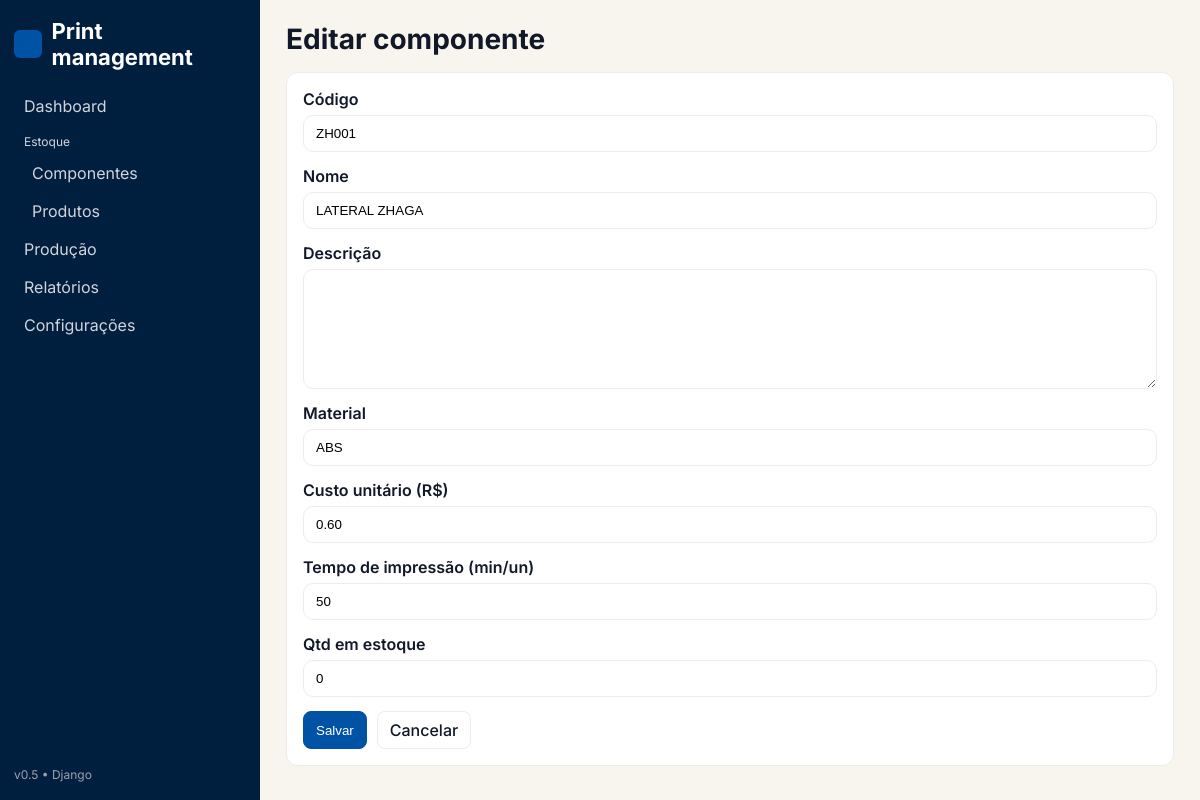
Screenshot of /componentes/1/editar/ with the database file from the repository.
### core/models.py (models this page shows, shortened)
class Component(models.Model):
    code = models.CharField("Código", max_length=32, unique=True)
    name = models.CharField("Nome", max_length=120)
    description = models.TextField("Descrição", blank=True)
    material = models.CharField("Material", max_length=60, blank=True)
    unit_cost = models.DecimalField("Custo unitário (R$)", max_digits=10, decimal_places=2, default=0)
    production_time = models.DurationField("Tempo de produção", default=timedelta())
    print_time_min = models.PositiveIntegerField("Tempo de impressão (min/un)", default=0)
    qty_on_hand = models.PositiveIntegerField("Qtd em estoque", default=0)
    created_at = models.DateTimeField(auto_now_add=True)
    updated_at = models.DateTimeField(auto_now=True)
    class Meta:
        ordering = ["code"]

### core/views.py (the view)
# urls.py: path("componentes/<int:pk>/editar/", v.componentes_edit, name="componentes-edit"),
def componentes_edit(request, pk):
    obj = get_object_or_404(Component, pk=pk)
    if request.method == "POST":
        form = ComponentForm(request.POST, instance=obj)
        if form.is_valid():
            obj = form.save()
            messages.success(request, f"Componente “{obj.name}” atualizado.")
            return redirect("estoque-componentes")
    else:
        form = ComponentForm(instance=obj)
    return render(request, "componentes_form.html", {"form": form, "obj": obj})

### core/forms.py
class ComponentForm(forms.ModelForm):
    class Meta:
        model = Component
        fields = ['code', 'name', 'description', 'material', 'unit_cost', 'print_time_min', 'qty_on_hand']
        widgets = {
            'description': forms.Textarea(attrs={'rows':3}),
        }

### templates/componentes_form.html (shortened to what this page needs)
{% extends "base.html" %}
{% block content %}
<div class="page-header"><div class="page-title">{% if form.instance.pk %}Editar componente{% else %}Criar componente{% endif %}</div></div>
<form method="post" class="block form">
  <div class="field"><label for="{{ form.code.id_for_label }}">Código</label>{{ form.code }}{% if form.code.errors %}<div class="error">{{ form.code.errors|striptags }}</div>{% endif %}</div>
  <div class="field"><label for="{{ form.name.id_for_label }}">Nome</label>{{ form.name }}{% if form.name.errors %}<div class="error">{{ form.name.errors|striptags }}</div>{% endif %}</div>
  <div class="field"><label for="{{ form.description.id_for_label }}">Descrição</label>{{ form.description }}{% if form.description.errors %}<div class="error">{{ form.description.errors|striptags }}</div>{% endif %}</div>
  <div class="field"><label for="{{ form.material.id_for_label }}">Material</label>{{ form.material }}{% if form.material.errors %}<div class="error">{{ form.material.errors|striptags }}</div>{% endif %}</div>
  <div class="field"><label for="{{ form.unit_cost.id_for_label }}">Custo unitário (R$)</label>{{ form.unit_cost }}{% if form.unit_cost.errors %}<div class="error">{{ form.unit_cost.errors|striptags }}</div>{% endif %}</div>
  <div class="field"><label for="{{ form.print_time_min.id_for_label }}">Tempo de impressão (min/un)</label>{{ form.print_time_min }}</div>
  <div class="field"><label for="{{ form.qty_on_hand.id_for_label }}">Qtd em estoque</label>{{ form.qty_on_hand }}{% if form.qty_on_hand.errors %}<div class="error">{{ form.qty_on_hand.errors|striptags }}</div>{% endif %}</div>
  <div class="form-actions">
    <button class="btn btn-primary" type="submit">Salvar</button>
    <a class="btn" href="{% url 'estoque-componentes' %}">Cancelar</a>
  </div>
</form>
{% endblock %}

### templates/base.html (style rules this page uses)
:root { --bg:#F8F5EE; --card:#fff; --muted:#6b7280; --line:#ececec; --text:#000; --accent:#0052a5; --accent-600:#003b7a; --text:#111827; --accent:#0052a5; --accent-600:#003b7a; --danger:#e11d48; --success:#16a34a; --sidebar:#001f3f; --sidebar-muted:#d1d5db; }
* { box-sizing:border-box }
html,body { height:100% }
body { margin:0;font-family:Inter,system-ui,-apple-system,Segoe UI,Roboto,Helvetica,Arial,sans-serif;background:var(--bg);color:var(--text) }
a { color:inherit;text-decoration:none }
.page-header { display:flex;align-items:center;justify-content:space-between;gap:12px;margin-bottom:16px }
.page-title { font-size:28px;font-weight:700 }
.block { grid-column:span 12;background:var(--card);border:1px solid var(--line);border-radius:12px;padding:16px;color:var(--text) }
.btn { display:inline-flex;align-items:center;gap:6px;border:1px solid var(--line);background:#fff;color:var(--text);border-radius:8px;padding:8px 12px;font-weight:500 }
.btn-primary { background:var(--accent);border-color:var(--accent);color:#fff }
.form { display:grid;gap:14px }
.field { display:grid;gap:6px }
.field label { font-weight:600 }
input[type=text], input[type=number], textarea, select { width:100%;padding:10px 12px;border:1px solid var(--line);border-radius:10px;background:#fff }
textarea { min-height:120px;resize:vertical }
.form-actions { display:flex;gap:10px }

### rows the page displays
Component: code "ZH001", name "LATERAL ZHAGA", material "ABS", unit_cost "0.60", print_time_min "50", qty_on_hand "0"
